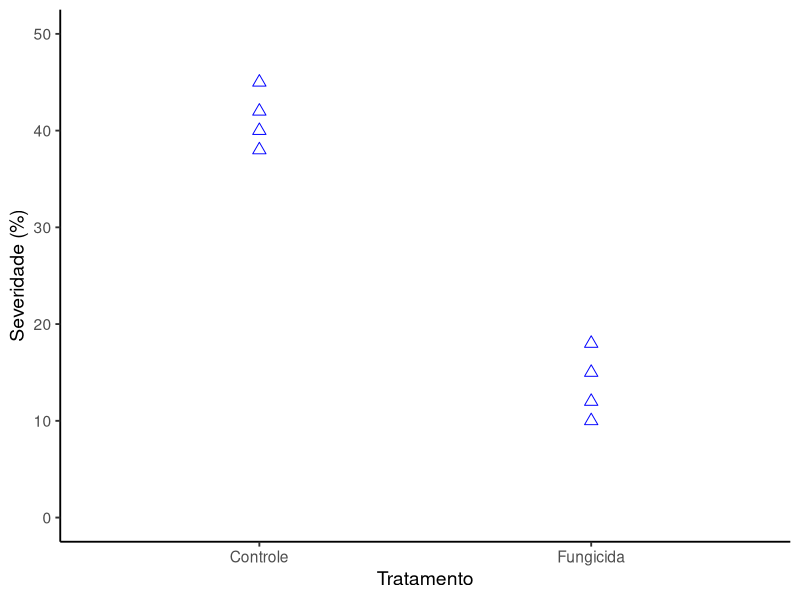
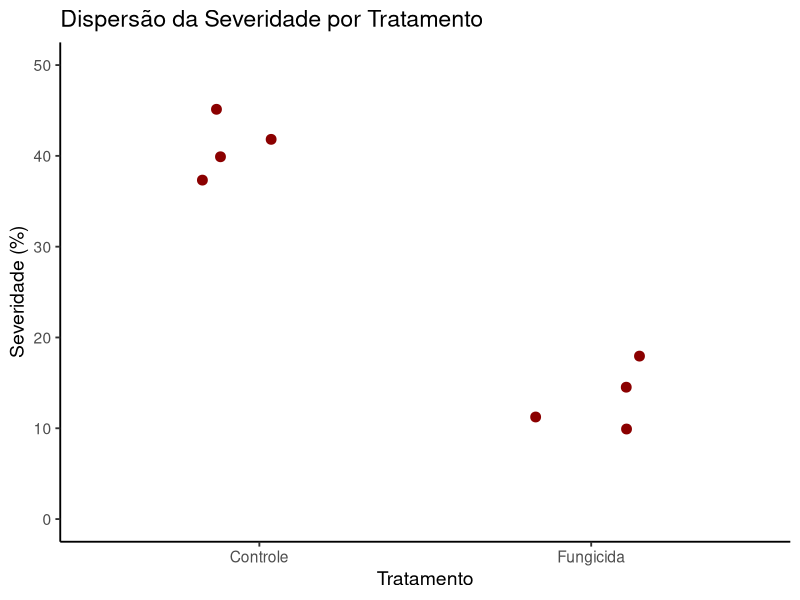

Here is the R script that generated these plots, in order:
## ---- chunk 1
#| label: operacoes-basicas
# Atribuindo o valor 1 à variável 'a' e o valor 2 à variável 'b'
a <- 1
b <- 2

# Somando as duas variáveis
a + b
## ---- chunk 2
# Criando um vetor com o número das plantas (de 1 a 8)
planta <- seq(1:8) # Equivalente a escrever c(1,2,3,4,5,6,7,8)

# Criando um vetor indicando qual tratamento cada planta recebeu
tratamento <- c("Controle", "Controle", "Controle", "Controle", 
                "Fungicida", "Fungicida", "Fungicida", "Fungicida")

# Criando um vetor com os valores da severidade da doença (%)
severidade <- c(42, 38, 45, 40, 12, 18, 15, 10)

# Unindo os vetores em uma única tabela
dados <- data.frame(planta, tratamento, severidade)

# Visualizando a tabela no R
dados
## ---- chunk 3
# Gráfico 1: Pontos simples com formatação
library(ggplot2)
ggplot(dados, aes(x = tratamento, y = severidade)) +
  geom_point(color = "blue", size = 3, shape = 2) + # Adiciona os pontos
  ylim(0, 50) +                                     # Define os limites do eixo Y
  theme_classic(base_size = 14) +                   # Deixa o gráfico mais "limpo"
  labs(x = "Tratamento", y = "Severidade (%)")      # Arruma os nomes dos eixos
## ---- chunk 4
ggplot(dados, aes(x = tratamento, y = severidade)) +
  geom_jitter(width = 0.2, size = 3, color = "darkred") + 
  ylim(0, 50) +
  theme_classic(base_size = 14) +
  labs(title = "Dispersão da Severidade por Tratamento",
       x = "Tratamento", 
       y = "Severidade (%)")
## ---- chunk 5
# Realizando o Teste T
resultado_teste <- t.test(severidade ~ tratamento, data = dados, var.equal = TRUE)

# Visualizando o resultado do teste
resultado_teste
